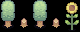

This game map was drawn from its Tiled (.tmx) file and the tilesets committed beside it. A one-line description and the full map source follow:
An orthogonal 5x2 tile map with 16x16 px tiles, 1 tile layer (Tile Layer 1).

<map version="1.10" tiledversion="1.10.1" orientation="orthogonal" renderorder="right-down" width="5" height="2" tilewidth="16" tileheight="16" infinite="0" nextlayerid="2" nextobjectid="1">
 <tileset firstgid="1" source="Object.tsx" />
 <layer id="1" name="Tile Layer 1" width="5" height="2">
  <data encoding="csv">
1,0,2147483649,0,3,
5,6,2147483653,2147483654,7
</data>
 </layer>
</map>
